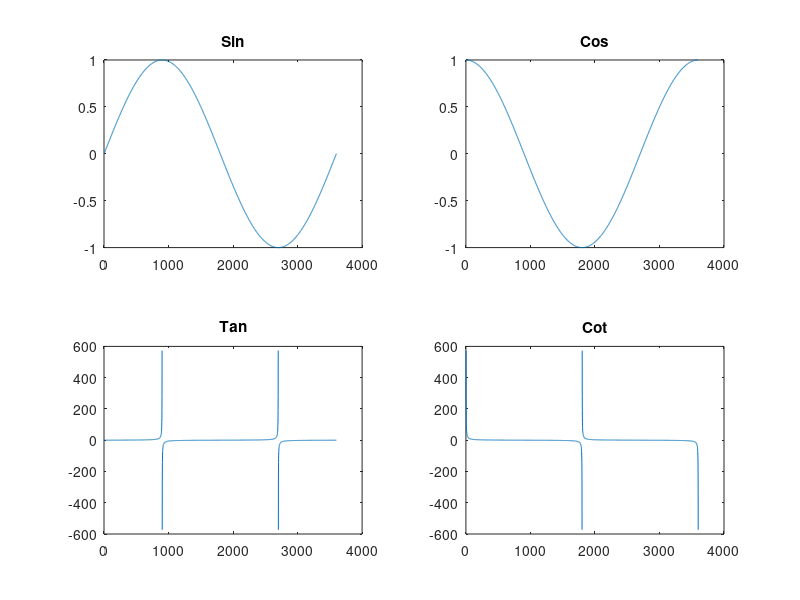

MATLAB code to generate this figure:
x = 0:0.1:360;
subplot(2, 2, 1);
plot(sind(x));
title('Sin');
subplot(2, 2, 2);
plot(cosd(x));
title('Cos');
subplot(2, 2, 3);
plot(tand(x));
title('Tan');
subplot(2, 2, 4);
plot(cotd(x));
title('Cot');